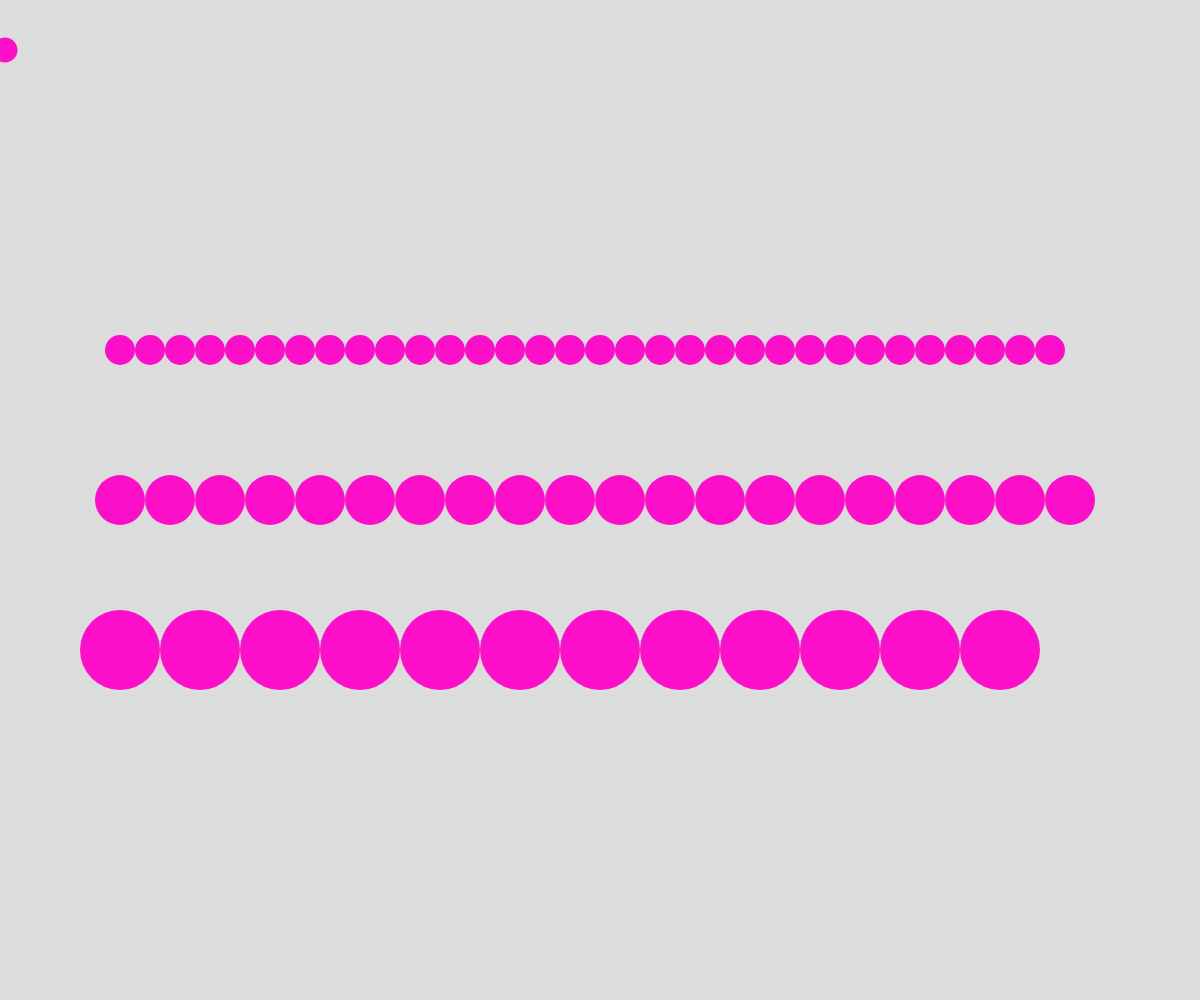
Frame 1 (no input)
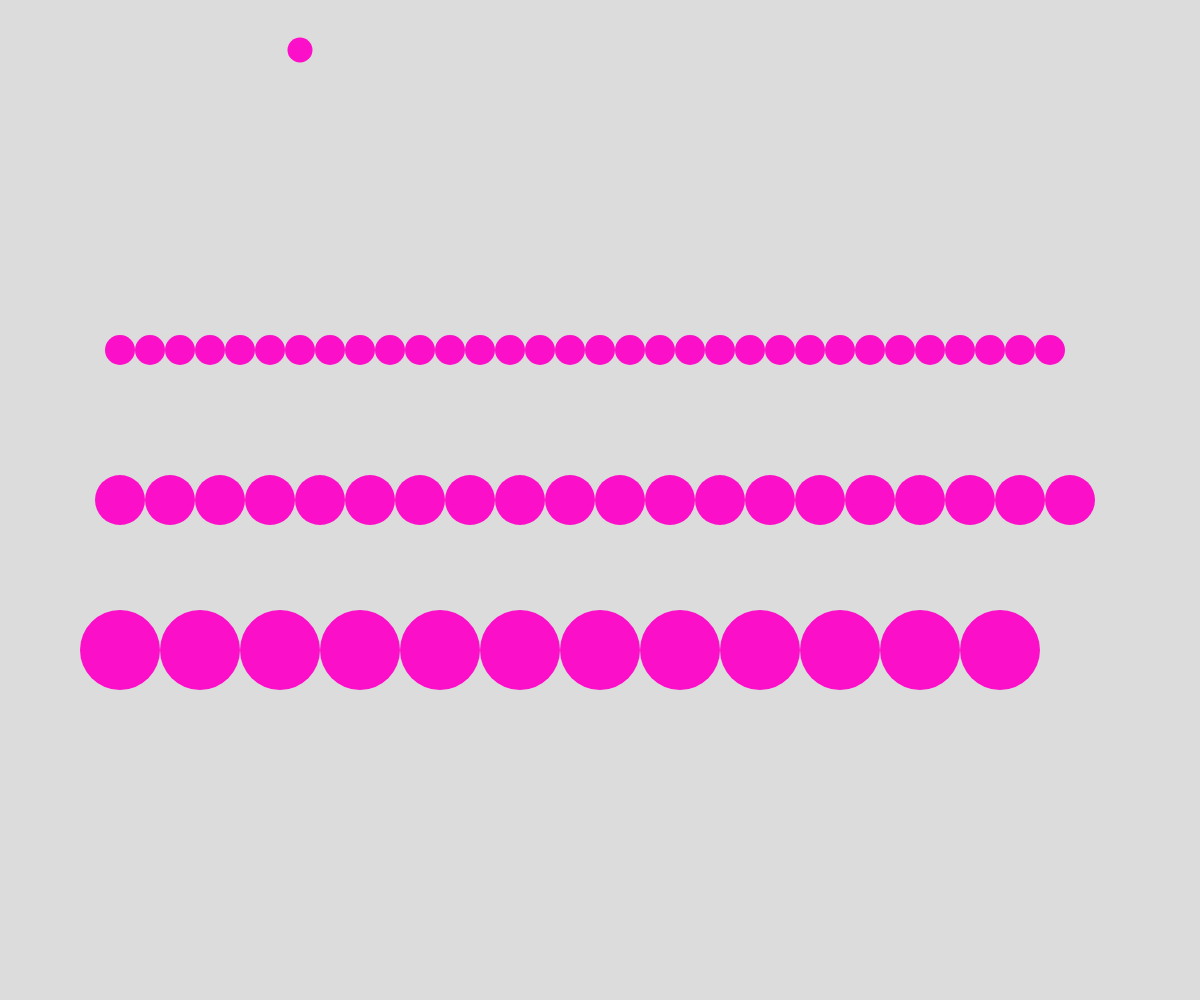
Frame 60 (no input)
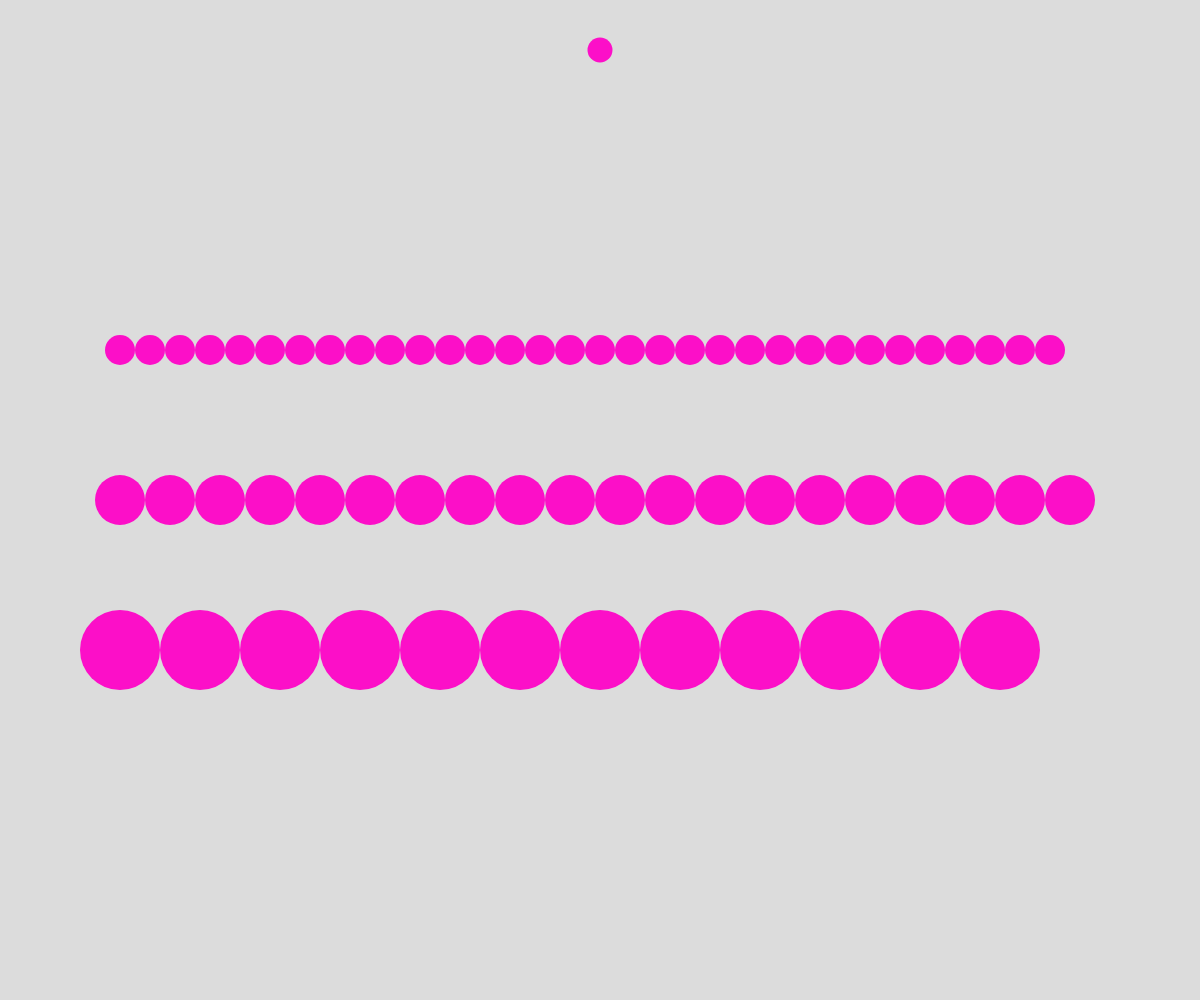
Frame 120 (the mouse pressed at the canvas centre since frame 60)

The p5.js sketch that drew these frames (run headless with seeded random() and noise() and a simulated clock; from frame 60 on, the mouse is pressed at the canvas centre):

// p5.js sketch
// ── sketch.js
// Project Title
// Your Name
// Date
//
// Extra for Experts:
// - describe what you did to take this project "above and beyond"



let cX = 0;
function setup() {
createCanvas(windowWidth, windowHeight);
}
function movingball() {
cX += 5;
if (cX > width) cX = 0;
circle(cX, 50, 25);
}
function circleLine(y, size) {
let xStart = width * 0.1;
let xEnd = width * 0.9;
for (let x = xStart; x < xEnd; x += size) {
circle(x, y, size);
}
}

function grandientbackground(){
  let h = 15;
  let y = 0;

  noStroke();

  while(y < height){
    let value = map (y,0,height,0,255)
    fill (value,15, 200);
    rect(0, y, width, h);
    y += h;


  }



}
function draw() {
  background(200);
grandientbackground();
background(220);
movingball();
circleLine(height * 0.35, 30);
circleLine(height / 2, 50);
circleLine(height * 0.65, 80);
} 
